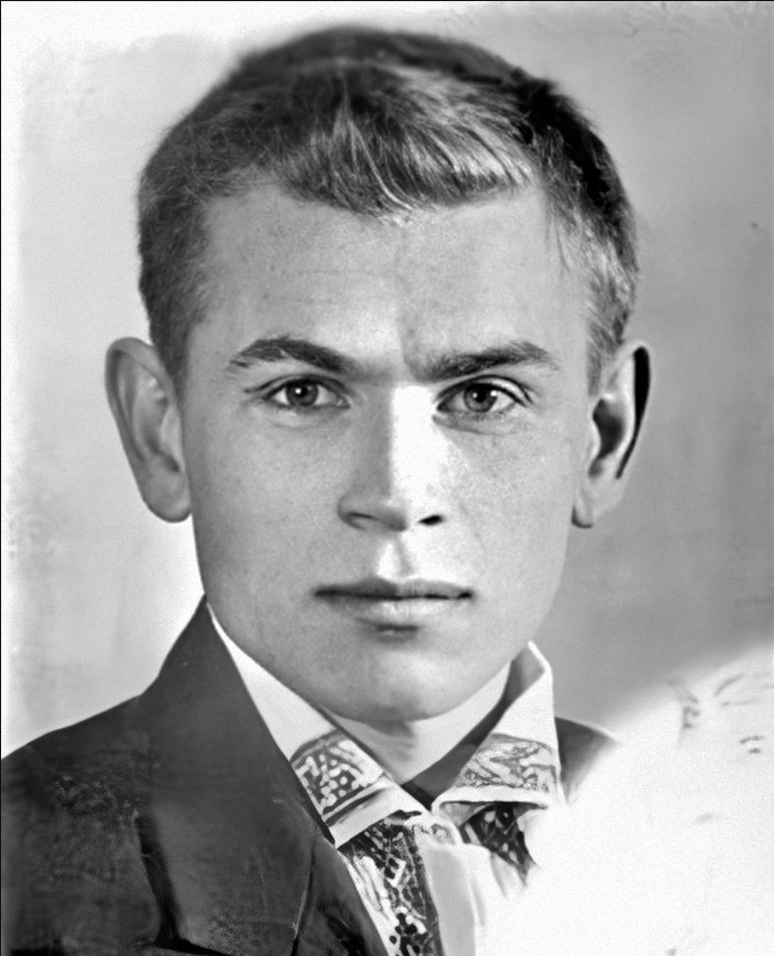
#> input picture inputs/P4/kobytev_1941.png, 774 x 956 px
$ python p4a.py
#> lines starting #> are read from the running program, lines starting #| are printed output that depends on the picture
import numpy as np
from PIL import Image
import matplotlib.pyplot as plt
import cv2

pic_1 = np.array(Image.open('inputs/P4/kobytev_1941.png').convert('RGB'))[:,:771]
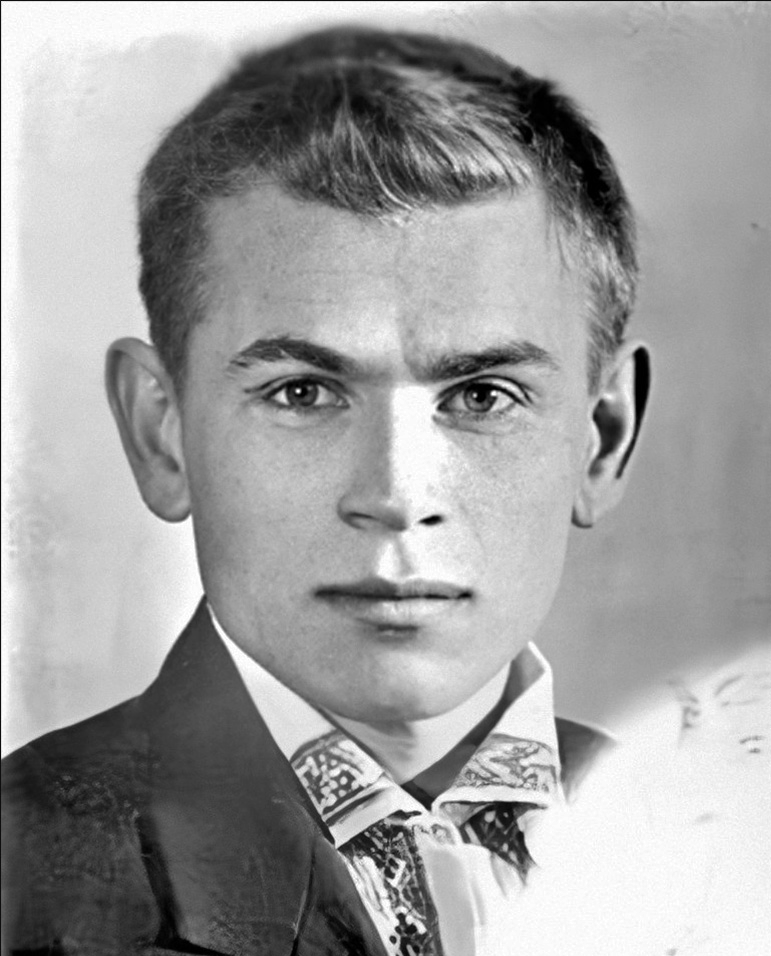
#> pic_1: shape (956, 771, 3); min 0, max 255, mean 158.9
pic_2 = np.array(Image.open('inputs/P4/kobytev_1945.png').convert('RGB'))
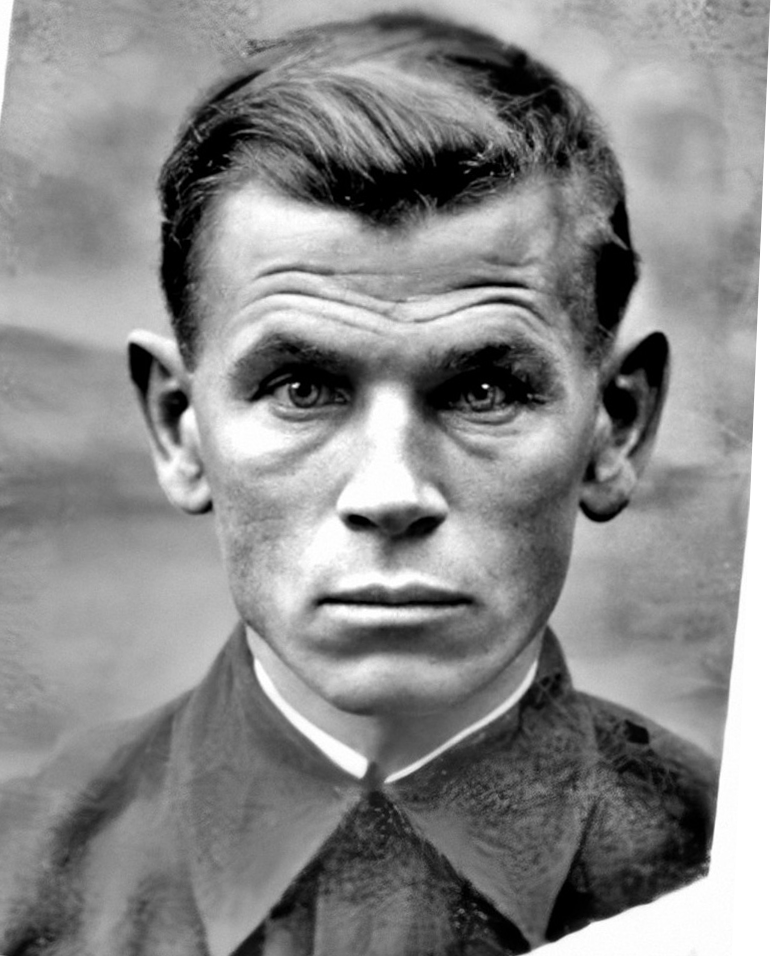
#> input picture inputs/P4/kobytev_1945.png, 771 x 956 px

intermediate_list= []

for i in np.linspace(0,1,100):
    intermediate_image = np.uint8((1-i)*pic_1 +i * pic_2)
    # plt.imshow(intermediate_image)
    # plt.show()

    intermediate_list.append(intermediate_image)
#> after the loop, intermediate_list = 100 items

video_path = 'p4a' + '.avi'
size = intermediate_list[0].shape[1], intermediate_list[0].shape[0]
#> size = (771, 956)
fourcc = cv2.VideoWriter_fourcc(*'avc1')
video = cv2.VideoWriter(video_path, fourcc, 20, size)

for i, img in enumerate(intermediate_list):

        video.write(img)
#> this loop made 100 passes

video.release()
